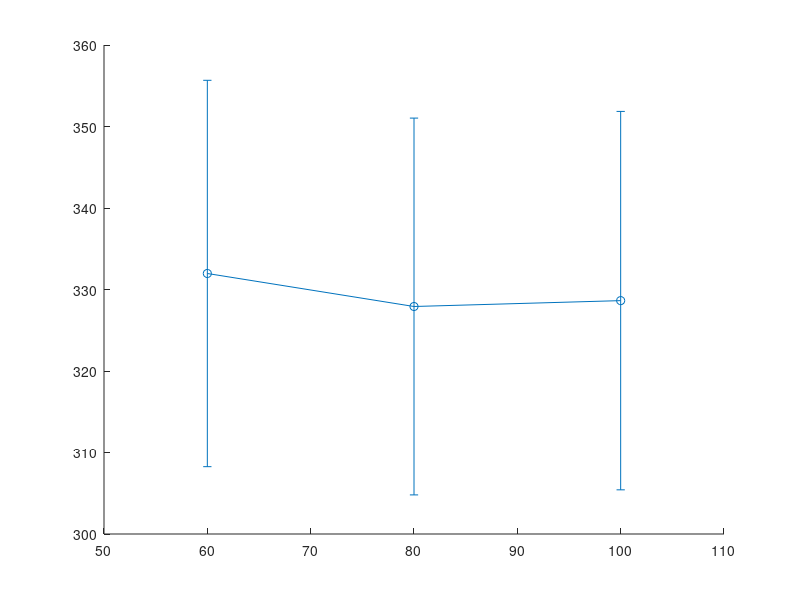

This chart was generated by the following MATLAB code: (Note: this script raises an error after producing the figure.)
clear all
clc
L=0.931;
ap=[100 80 60];
errorL=2e-3;
errorT=2e-4;
air=[2.8e-3 2.82e-3 2.88e-3];
air80k=[2.9e-3 2.78e-3 2.84e-3];
air60k=[2.84e-3 2.7e-3 2.88e-3];
%% v of s in air
for i=1:3
    vair(i)=L/air(i);
end
vairAv(1)=(vair(1)+vair(2)+vair(3))/3;
for i=1:3
    errorair(i)=sqrt((1/air(i))^2*errorL^2+(L/air(i)^2)^2*errorT^2);
end
errorairAv(1)=(errorair(1)+errorair(2)+errorair(3))/3;
%% v of s in air at 80kPa
for i=1:3
    vair80k(i)=L/air80k(i);
end
vairAv(2)=(vair80k(1)+vair80k(2)+vair80k(3))/3;
for i=1:3
    errorair80k(i)=sqrt((1/air80k(i))^2*errorL^2+(L/air80k(i)^2)^2*errorT^2);
end
errorairAv(2)=(errorair80k(1)+errorair80k(2)+errorair80k(3))/3;
%% v of s in air at 60kPa
for i=1:3
    vair60k(i)=L/air60k(i);
end
vairAv(3)=(vair60k(1)+vair60k(2)+vair60k(3))/3;
for i=1:3
    errorair60k(i)=sqrt((1/air60k(i))^2*errorL^2+(L/air60k(i)^2)^2*errorT^2);
end
errorairAv(3)=(errorair60k(1)+errorair60k(2)+errorair60k(3))/3;
%%
vairAv
errorairAv
%% Plot results

figure(1)
errorbar(ap,vairAv,errorairAv,'-o','LineWidth',2,'MarkerSize',6,'MarkerEdgeColor','k','MarkerFaceColor',[.49 1 .63]);
ylabel('Velocity (m/s)','FontSize',12);
xlabel('Pressure (kPa)');
%title('Sound velocity in the air at different pressures');

c = polyfit(ap,vairAv,1);
hold on
plot(ap,ap*c(1)+c(2),'m')
legend('Speed of Sound c_s (m/s)', 'Linear Regression of c_s(Pressure) (m/s)');
c(1)

